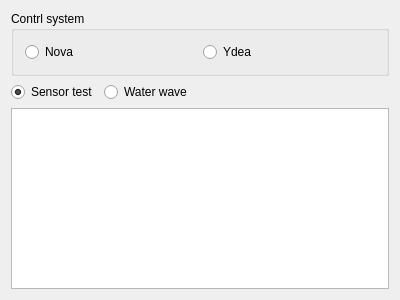
<?xml version="1.0" encoding="UTF-8"?>
<ui version="4.0">
 <class>QMainDialog</class>
 <widget class="QDialog" name="QMainDialog">
  <property name="geometry">
   <rect>
    <x>0</x>
    <y>0</y>
    <width>400</width>
    <height>300</height>
   </rect>
  </property>
  <property name="windowTitle">
   <string>DF Example</string>
  </property>
  <layout class="QVBoxLayout" name="verticalLayout">
   <item>
    <widget class="QGroupBox" name="groupBox">
     <property name="title">
      <string>Contrl system</string>
     </property>
     <layout class="QHBoxLayout" name="horizontalLayout_2">
      <item>
       <widget class="QRadioButton" name="rbNova">
        <property name="text">
         <string>Nova</string>
        </property>
       </widget>
      </item>
      <item>
       <widget class="QRadioButton" name="rbYdea">
        <property name="text">
         <string>Ydea</string>
        </property>
       </widget>
      </item>
     </layout>
    </widget>
   </item>
   <item>
    <layout class="QHBoxLayout" name="horizontalLayout">
     <item>
      <widget class="QRadioButton" name="rbTest">
       <property name="text">
        <string>Sensor test</string>
       </property>
       <property name="checked">
        <bool>true</bool>
       </property>
       <attribute name="buttonGroup">
        <string notr="true">buttonGroup</string>
       </attribute>
      </widget>
     </item>
     <item>
      <widget class="QRadioButton" name="rbWaterWave">
       <property name="text">
        <string>Water wave</string>
       </property>
       <attribute name="buttonGroup">
        <string notr="true">buttonGroup</string>
       </attribute>
      </widget>
     </item>
     <item>
      <spacer name="horizontalSpacer">
       <property name="orientation">
        <enum>Qt::Horizontal</enum>
       </property>
       <property name="sizeHint" stdset="0">
        <size>
         <width>40</width>
         <height>20</height>
        </size>
       </property>
      </spacer>
     </item>
     <item>
      <widget class="QLabel" name="lbState">
       <property name="minimumSize">
        <size>
         <width>20</width>
         <height>20</height>
        </size>
       </property>
      </widget>
     </item>
    </layout>
   </item>
   <item>
    <widget class="QPlainTextEdit" name="teLog"/>
   </item>
  </layout>
 </widget>
 <layoutdefault spacing="6" margin="11"/>
 <resources/>
 <connections/>
 <buttongroups>
  <buttongroup name="buttonGroup"/>
 </buttongroups>
</ui>
